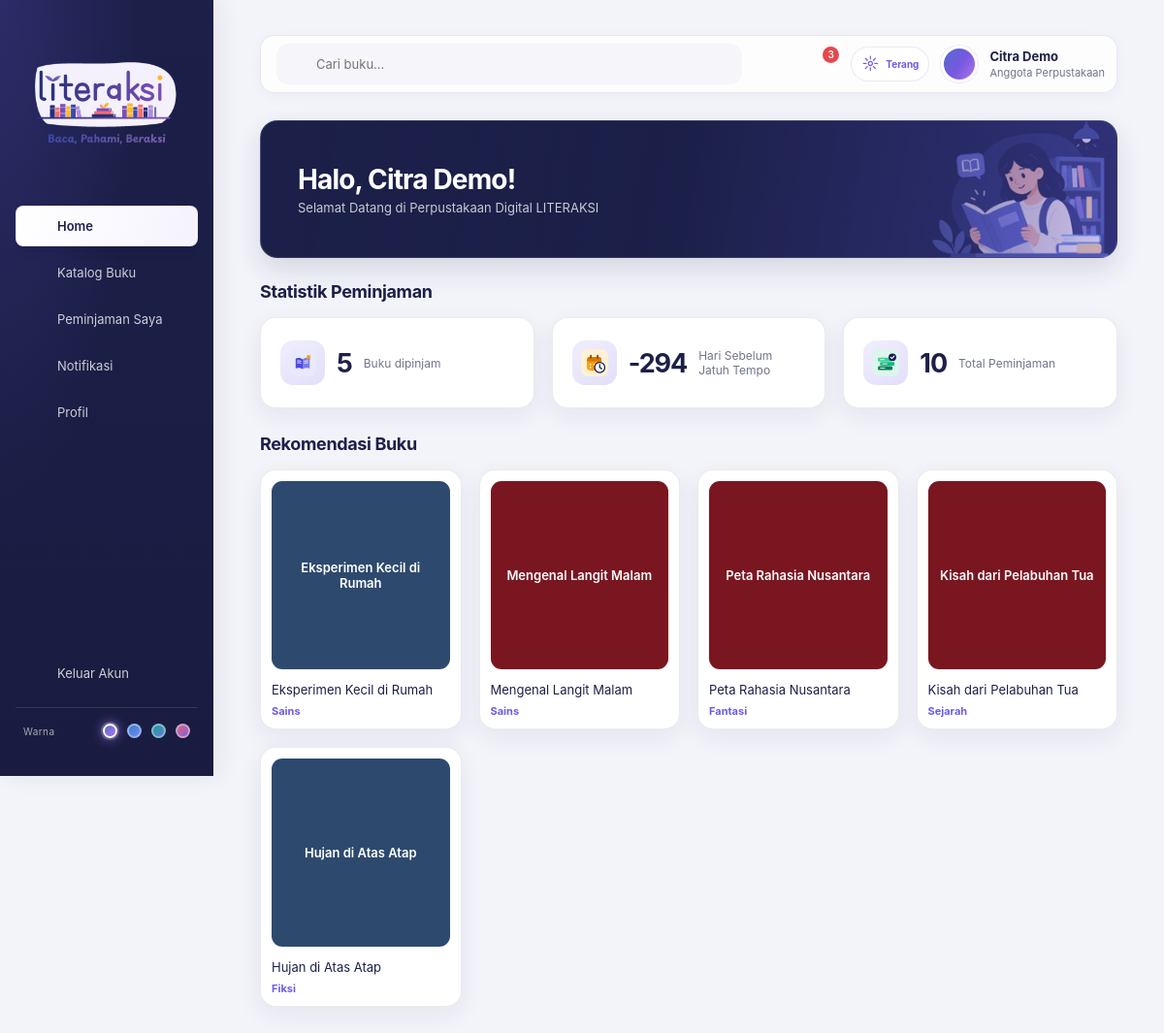
The app's page /dashboard.php (signed in) with its own data.
### tables this page shows
CREATE TABLE IF NOT EXISTS `buku` (
    `id_buku` VARCHAR(10) NOT NULL,
    `judul` VARCHAR(200) NOT NULL,
    `id_kategori` VARCHAR(10) DEFAULT NULL,
    `id_penerbit` VARCHAR(10) DEFAULT NULL,
    PRIMARY KEY (`id_buku`),
    KEY `idx_buku_kategori` (`id_kategori`),
    KEY `idx_buku_penerbit` (`id_penerbit`),
    CONSTRAINT `fk_buku_kategori`
        FOREIGN KEY (`id_kategori`) REFERENCES `kategori` (`id_kategori`)
        ON UPDATE CASCADE ON DELETE SET NULL,
    CONSTRAINT `fk_buku_penerbit`
        FOREIGN KEY (`id_penerbit`) REFERENCES `penerbit` (`id_penerbit`)
        ON UPDATE CASCADE ON DELETE SET NULL
);

CREATE TABLE IF NOT EXISTS `kategori` (
    `id_kategori` VARCHAR(10) NOT NULL,
    `kategori` VARCHAR(100) NOT NULL,
    PRIMARY KEY (`id_kategori`)
);

### config.php (called while the page is built, shortened)
<?php
function book_cover_url(string $id): ?string
{
    $directory = __DIR__ . '/uploads/book-covers/';
    $filename = hash('sha256', $id);
    foreach (['jpg', 'png', 'gif', 'webp', 'avif', 'bmp', 'ico'] as $extension) {
        $path = $directory . $filename . '.' . $extension;
    }
    return null;
}

### dashboard.php (the view, shortened to what this page needs)
<?php
require 'config.php';
require 'layout.php';
$user = $_SESSION['literaksi_user'];
$nis = $user['NIS'];
$q = $pdo->prepare('SELECT COUNT(*) FROM detail_peminjaman d
    JOIN peminjaman p ON p.id_peminjaman = d.id_peminjaman
    WHERE p.NIS = ? AND d.tgl_kembali IS NULL');
$q->execute([$nis]);
$dipinjam = (int) $q->fetchColumn();
$q = $pdo->prepare('SELECT COUNT(*) FROM detail_peminjaman d
    JOIN peminjaman p ON p.id_peminjaman = d.id_peminjaman
    WHERE p.NIS = ?');
$q->execute([$nis]);
$total = (int) $q->fetchColumn();
$q = $pdo->prepare('SELECT MIN(DATEDIFF(p.tgl_jatuh_tempo, CURDATE()))
    FROM detail_peminjaman d
    JOIN peminjaman p ON p.id_peminjaman = d.id_peminjaman
    WHERE p.NIS = ? AND d.tgl_kembali IS NULL');
$q->execute([$nis]);
$sisa = $q->fetchColumn();
$stats = [
    ['icon' => 'assets/img/lended.svg', 'angka' => $dipinjam, 'label' => 'Buku dipinjam'],
    ['icon' => 'assets/img/deadline.svg', 'angka' => $sisa === null ? '-' : $sisa, 'label' => 'Hari Sebelum Jatuh Tempo'],
    ['icon' => 'assets/img/total.svg', 'angka' => $total, 'label' => 'Total Peminjaman'],
];
$books = $pdo->query('SELECT b.id_buku, b.judul, k.kategori
    FROM buku b LEFT JOIN kategori k ON k.id_kategori = b.id_kategori
    ORDER BY RAND() LIMIT 5')->fetchAll();
$palette = ['#5b8fc9', '#7a1620', '#2d4a6e', '#3b9a8f', '#6c5ce7', '#b5651d'];
$page = 'home';
$badge = count(array_filter(get_notifications($pdo, $nis), fn($n) => $n['urgent']));
?>
<!DOCTYPE html>
<html lang="id">
<head>
    <link rel="stylesheet" href="assets/css/style.css?v=<?= filemtime(__DIR__ . '/assets/css/style.css') ?>">
</head>
<body class="dash-body">
    <?php render_sidebar($page); ?>
    <main class="main">
        <?php render_topbar($user, $badge, $page); ?>
        <section class="banner">
            <h2>Halo, <?= htmlspecialchars($user['nama']) ?>!</h2>
            <p>Selamat Datang di Perpustakaan Digital LITERAKSI</p>
        </section>
        <h3 class="section-title">Statistik Peminjaman</h3>
        <div class="stats">
            <?php foreach ($stats as $s): ?>
                <div class="stat-card">
                    <img class="stat-icon" src="<?= htmlspecialchars($s['icon']) ?>" alt="<?= htmlspecialchars($s['label']) ?>">
                    <span class="stat-num"><?= $s['angka'] ?></span>
                    <span class="stat-label"><?= htmlspecialchars($s['label']) ?></span>
                </div>
            <?php endforeach; ?>
        </div>
        <h3 class="section-title">Rekomendasi Buku</h3>
        <div class="books">
            <?php foreach ($books as $b): ?>
                <?php $coverUrl = book_cover_url((string) $b['id_buku']); ?>
                <a class="book-card" href="detail_buku.php?id=<?= rawurlencode((string) $b['id_buku']) ?>"
                   style="text-decoration:none;color:inherit;display:block;">
                    <div class="cover<?= $coverUrl !== null ? ' has-image' : '' ?>" style="background: <?= $palette[crc32($b['judul']) % count($palette)] ?>">
                        <?php if ($coverUrl !== null): ?>
                            <img class="cover-image" src="<?= htmlspecialchars($coverUrl) ?>" alt="Sampul buku: <?= htmlspecialchars($b['judul']) ?>">
                        <?php else: ?>
                            <span><?= htmlspecialchars($b['judul']) ?></span>
                        <?php endif; ?>
                    </div>
                    <p class="book-title"><?= htmlspecialchars($b['judul']) ?></p>
                    <p class="book-price"><?= htmlspecialchars($b['kategori'] ?? '-') ?></p>
                </a>
            <?php endforeach; ?>
        </div>
    </main>
</body>
</html>

### layout.php (shortened to what this page needs)
<?php
function icon(string $name, int $size = 20): string
{
    $paths = [
        'home'   => '<path d="M3 10.5 12 3l9 7.5V20a1 1 0 0 1-1 1h-5v-6H9v6H4a1 1 0 0 1-1-1z"/>',
        'book'   => '<path d="M2 5.5C4.5 4 8 4 12 6.5c4-2.5 7.5-2.5 10-1V19c-2.5-1.5-6-1.5-10 1-4-2.5-7.5-2.5-10-1z"/><path d="M12 6.5V20"/>',
        'loans'  => '<rect x="5" y="4" width="14" height="17" rx="2"/><path d="M9 4V3h6v1M9 11h6M9 15h6"/>',
        'bell'   => '<path d="M6 9a6 6 0 0 1 12 0c0 6 2.5 7.5 2.5 7.5h-17S6 15 6 9z"/><path d="M10 20a2 2 0 0 0 4 0"/>',
        'user'   => '<circle cx="12" cy="8" r="4"/><path d="M4 21c0-4 3.5-6 8-6s8 2 8 6"/>',
        'power'  => '<path d="M12 3v9"/><path d="M6.5 6.5a8 8 0 1 0 11 0"/>',
        'search' => '<circle cx="11" cy="11" r="7"/><path d="m20 20-4-4"/>',
        'clock'  => '<circle cx="12" cy="12" r="9"/><path d="M12 7v5l3 2"/>',
        'alert'  => '<path d="M12 3 2 20h20z"/><path d="M12 10v4M12 17.5v.01"/>',
    ];
    return '<svg xmlns="http://www.w3.org/2000/svg" width="' . $size . '" height="' . $size
        . '" viewBox="0 0 24 24" fill="none" stroke="currentColor" stroke-width="2" '
        . 'stroke-linecap="round" stroke-linejoin="round" aria-hidden="true">'
        . ($paths[$name] ?? '') . '</svg>';
}
function nav_menu(): array
{
    $menu = [
        'home'       => ['home',  'Home',            'dashboard.php'],
        'katalog'    => ['book',  'Katalog Buku',    'katalog.php'],
        'peminjaman' => ['loans', 'Peminjaman Saya', 'peminjaman.php'],
        'notifikasi' => ['bell',  'Notifikasi',      'notifikasi.php'],
        'profil'     => ['user',  'Profil',          'profile.php'],
    ];
    return $menu;
}
function member_appearance(PDO $pdo): array
{
    $defaults = ['foto_profil' => null, 'tema' => 'light', 'warna' => 'violet'];
    if (empty($_SESSION['member_appearance_loaded'])) {
        $settings = $pdo->prepare('SELECT foto_profil, tema, warna FROM pengaturan_anggota WHERE NIS = ?');
        $settings->execute([$_SESSION['literaksi_user']['NIS']]);
        $preferences = $settings->fetch() ?: $defaults;
    }
    $photo = $_SESSION['literaksi_user']['foto_profil'] ?? null;
    return [
        'foto_profil' => is_string($photo)
            && preg_match('/^[a-f0-9]{32}\.(?:jpg|png|webp)$/', $photo) ? $photo : null,
        'tema' => in_array($_SESSION['literaksi_user']['tema'] ?? '', ['light', 'dark'], true)
            ? $_SESSION['literaksi_user']['tema'] : 'light',
        'warna' => in_array($_SESSION['literaksi_user']['warna'] ?? '', ['violet', 'blue', 'teal', 'rose'], true)
            ? $_SESSION['literaksi_user']['warna'] : 'violet',
    ];
}
function render_sidebar(string $page, array $subnav = [], ?string $activeSubnav = null): void
{
    global $pdo;
    $isGuest = !isset($_SESSION['literaksi_user']['NIS']) && !isset($_SESSION['literaksi_admin']);
    $isMember = !$isGuest && !isset($_SESSION['literaksi_admin']);
    $appearance = $isMember ? member_appearance($pdo) : null;
?>
    <aside class="sidebar">
        <div>
            <img id="logodash" src="assets/img/logol.png" alt="Literaksi">
            <nav>
                <?php foreach (nav_menu() as $key => [$ic, $label, $href]): ?>
                    <a href="<?= $href ?>" class="<?= $key === $page ? 'active' : '' ?>">
                        <?= icon($ic) ?> <span><?= $label ?></span>
                    </a>
                <?php endforeach; ?>
            </nav>
        </div>
        <?php if (!$isGuest): ?>
            <a href="logout.php" class="logout"><?= icon('power') ?> <span>Keluar Akun</span></a>
        <?php endif; ?>
        <?php if ($isMember): ?>
            <div class="sidebar-accent-picker" role="group" aria-label="Warna aksen">
                <span>Warna</span>
                <?php foreach (['violet' => 'Ungu', 'blue' => 'Biru', 'teal' => 'Teal', 'rose' => 'Rose'] as $color => $label): ?>
                    <button type="button" class="accent-swatch accent-<?= $color ?>"
                        data-save-accent="<?= $color ?>" aria-label="Gunakan warna <?= $label ?>"
                        aria-pressed="<?= $appearance['warna'] === $color ? 'true' : 'false' ?>"
                        title="<?= $label ?>"></button>
                <?php endforeach; ?>
            </div>
            <p class="appearance-status sidebar-appearance-status" aria-live="polite"></p>
        <?php endif; ?>
    </aside>
<?php
}
function render_topbar(array $user, int $badge, string $page): void
{
    global $pdo;
    $isAdmin = isset($_SESSION['literaksi_admin']);
    $isGuest = !$isAdmin && !isset($_SESSION['literaksi_user']['NIS']);
    $isMember = !$isAdmin && !$isGuest;
    $appearance = $isMember ? member_appearance($pdo) : null;
?>
    <header class="topbar">
        <?php if (!$isAdmin): ?>
            <form class="search-box" method="get" action="katalog.php">
                <input type="search" name="q" placeholder="Cari buku..." value="<?= htmlspecialchars($_GET['q'] ?? '') ?>">
            </form>
        <?php endif; ?>
        <div class="top-right">
            <?php if (!$isAdmin && !$isGuest): ?>
                <a href="notifikasi.php" class="bell <?= $page === 'notifikasi' ? 'active' : '' ?>"
                    aria-label="Notifikasi" title="Notifikasi">
                    <?= icon('bell', 22) ?>
                    <?php if ($badge > 0): ?><span class="badge"><?= $badge ?></span><?php endif; ?>
                </a>
            <?php endif; ?>
            <?php if ($isMember): ?>
                <button type="button" class="theme-toggle" data-save-theme
                    aria-label="Ganti tema" aria-pressed="<?= $appearance['tema'] === 'dark' ? 'true' : 'false' ?>"
                    title="Ganti tema">
                    <span class="theme-toggle-icon" aria-hidden="true"><?= $appearance['tema'] === 'dark' ? '☾' : '☼' ?></span>
                    <span class="theme-toggle-label"><?= $appearance['tema'] === 'dark' ? 'Gelap' : 'Terang' ?></span>
                </button>
            <?php endif; ?>
            <div class="avatar">
            </div>
            <div class="who">
                <strong><?= htmlspecialchars($user['nama'] ?? 'Tamu') ?></strong>
                <small><?= $isAdmin ? 'Admin Perpustakaan' : ($isGuest ? 'Tamu - belum login' : 'Anggota Perpustakaan') ?></small>
            </div>
        </div>
    </header>
<?php
}

### records on screen
buku: judul "Eksperimen Kecil di Rumah", id_kategori.kategori "Sains"
buku: judul "Mengenal Langit Malam", id_kategori.kategori "Sains"
buku: judul "Peta Rahasia Nusantara", id_kategori.kategori "Fantasi"
buku: judul "Kisah dari Pelabuhan Tua", id_kategori.kategori "Sejarah"
buku: judul "Hujan di Atas Atap", id_kategori.kategori "Fiksi"

### other values on screen
$label "Home"
$label "Katalog Buku"
$label "Peminjaman Saya"
$label "Notifikasi"
$label "Profil"
$badge "3"
$user['nama'] "Citra Demo"
$s['angka'] "5"
$s['label'] "Buku dipinjam"
$s['angka'] "-294"
$s['label'] "Hari Sebelum Jatuh Tempo"
$s['angka'] "10"
$s['label'] "Total Peminjaman"
